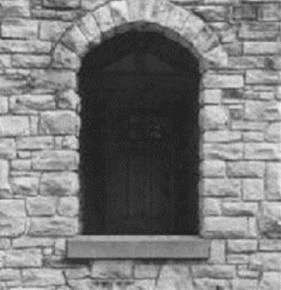
#> input picture Practical exam/B/window.jpg, 281 x 290 px
$ python answer.py
#> lines starting #> are read from the running program, lines starting #| are printed output that depends on the picture
import cv2
import numpy as np
import matplotlib.pyplot as plt

# Load the image here
img = cv2.imread("window.jpg", 0);
#> img is the input picture: shape (290, 281); min 26, max 240, mean 123
# cv2.imshow("Input Image", img);
# cv2.waitKey(0);
# cv2.destroyAllWindows();

# Find width and height of image
row,col = img.shape;
#> row = 290; col = 281
print("Width: ", col);
#| Width:  281
print("Height: ", row);
#| Height:  290
print("Width and Height: ", img.shape);
#| Width and Height:  (290, 281)

# Create an zeros array to store the output image
img1 = np.zeros(img.shape, dtype='uint8')
# cv2.imshow("Output Image", img1);
# cv2.waitKey(0);
# cv2.destroyAllWindows();

# Specify the min and max range
min=28;
max=75;

# Loop over the input image and if pixel value lies in desired range keep it highlighted
# otherwise keep the image gray level unchanged
for i in range(row):
    for j in range(col):
        if(img[i,j] >= min and img[i,j] <= max):
            #Between this range, make it louder
            val = 5 * img[i,j] - 110
            img1[i,j] = np.clip(val, 0, 255)
        else:
            img1[i,j] = img[i,j];
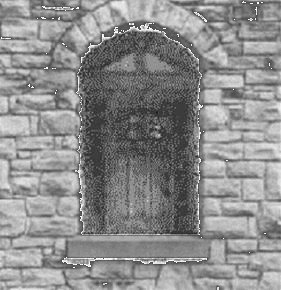
#> img1: shape (290, 281); min 26, max 255, mean 140.7

# Display the input and out images
cv2.imshow("Input Image", img);
cv2.imshow("Output Image", img1);
cv2.waitKey(0);
cv2.destroyAllWindows();

cv2.imwrite("output.jpg", img1);
